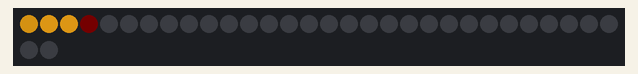
Recording of a sketch running on a simulated Arduino Uno, built with avr-gcc and run on an emulated ATmega328P. Shown: 32 RGB LEDs in strip order, left to right, continuing on the next row. Dim RGB values are drawn brighter than linear; what the sketch prints to the serial monitor is not drawn.

Above: at 1.59 s.
At 6.39 s:
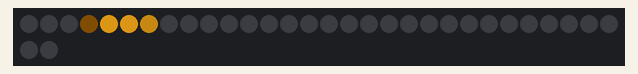
At 11.27 s:
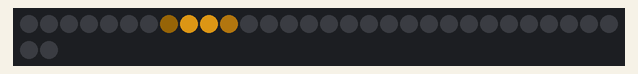
At 20.95 s:
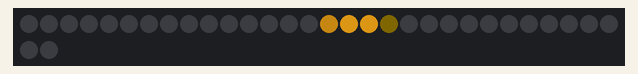
At 30.39 s:
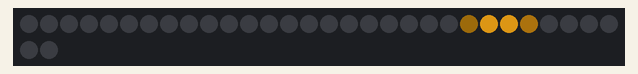
At 39.75 s:
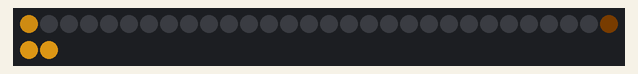

The sketch:

lighthouse_beacon_v2_anti-aliased.ino
```cpp
//***************************************************************
// Rotating beacon for lighthouse emulation, Anti-aliased version
//
// Based on Mark Kriegsman's Anti-aliased light bar example here:
// http://pastebin.com/yAgKs0Ay#
//
// Marc Miller, Nov 2015
//   Dec 2023 - fixed some variable types, replaced the delay
//              with EVERY_N_MILLISECONDS, formatting
//***************************************************************

#include "FastLED.h"
#define LED_TYPE LPD8806
#define COLOR_ORDER GRB
#define DATA_PIN 11
#define CLOCK_PIN 13
#define NUM_LEDS 32
CRGB leds[NUM_LEDS];
#define BRIGHTNESS 255

uint8_t hue = 42;  // Lighthouse beacon color
uint8_t sat = 190;  // Saturation
uint8_t val = BRIGHTNESS;  // Max brightness of light

int delta = 1; // Number of 16ths of a pixel to move.  (Use negative value for reverse.)
int width  = 3; // width of light in pixels
uint16_t holdTime = 80;  // Milliseconds to hold between microsteps. (Bigger moves slower.)
uint8_t fadeRate = 40;  // Fade out end a bit.

int pixelPos = 0; // position of the "fraction-based bar" [don't edit]


//===============================================================
void setup() {
  Serial.begin(115200);  // Allows serial monitor output (check baud rate)
  delay(1500);  // Power-up delay
  FastLED.addLeds<LED_TYPE, DATA_PIN, CLOCK_PIN, GRB>(leds, NUM_LEDS).setCorrection(TypicalLEDStrip);
  FastLED.setBrightness(BRIGHTNESS);
  FastLED.clear();
  FastLED.show();
  Serial.println("\nSetup done.\n");
}


//===============================================================
void loop() {

  EVERY_N_MILLISECONDS(holdTime) {  // wait a bit before micro advancing
    if (delta > 0) {
      pixelPos += delta;
    } else {
      pixelPos = (pixelPos + delta + (NUM_LEDS * 16)) % (NUM_LEDS * 16);
    }

    if( pixelPos >= (NUM_LEDS * 16)) {
      pixelPos -= (NUM_LEDS * 16);
    }

    static byte countdown = 0;
    if( countdown == 0) { countdown = 16; } // reset countdown
    countdown -= 1;  // decrement once each time through

    memset8( leds, 0, NUM_LEDS * sizeof(CRGB));  // Clear the pixel buffer
    drawFractionalBar( pixelPos, width, hue);  // Draw the pixels
  }

  FastLED.show();  // Show the pixels

} // end_main_loop


//---------------------------------------------------------------
// Fractional bar funtion
void drawFractionalBar( int pos16, int width, uint8_t hue)
{
  int i = pos16 / 16; // convert from pos to raw pixel number
  uint8_t frac = pos16 & 0x0F; // extract the 'factional' part of the position
  uint8_t firstpixelbrightness = 255 - (frac * 16);
  uint8_t lastpixelbrightness  = 255 - firstpixelbrightness;
  uint8_t bright;
  for( uint8_t n = 0; n <= width; n++) {
    if( n == 0) {
      bright = firstpixelbrightness;  // first pixel in the bar
      leds[i] += CHSV( hue, sat, bright);
    }
    else if (n == width) {
      bright = lastpixelbrightness;  // last pixel in the bar
      leds[i] += CHSV( hue, sat, bright);
      fadeToBlackBy( leds, NUM_LEDS, fadeRate );  // creates outward fade
    }
    else {
      bright = 255;  // center pixel always max bright
      leds[i] += CHSV( hue, sat, bright);
    }
    i++;
    if( i == NUM_LEDS) i = 0; // wrap around
  }
}
```
